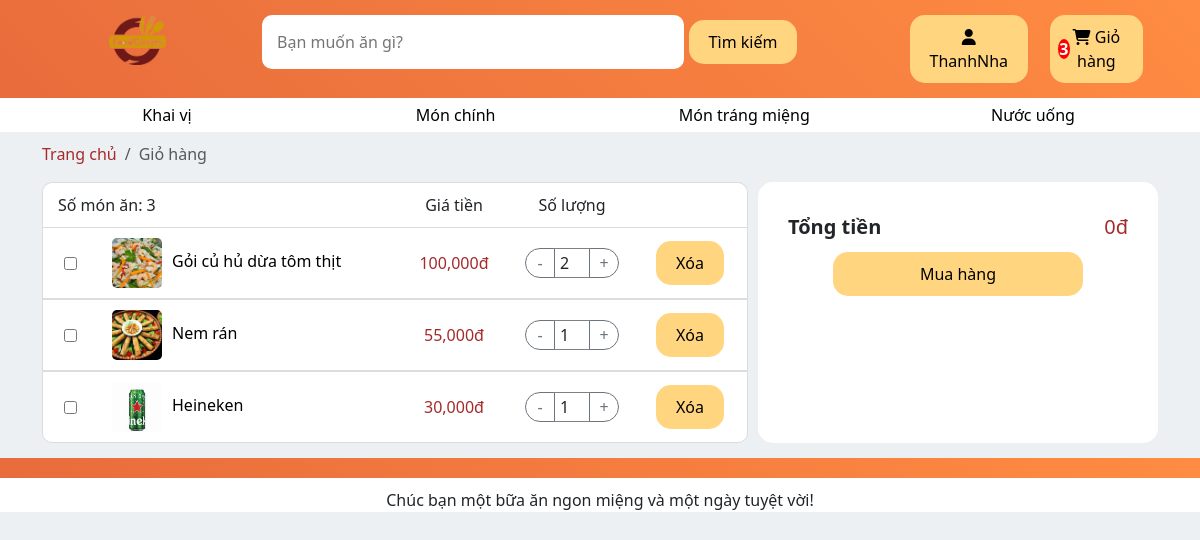
/cart/ (signed in), run on an earlier commit of the app's database.
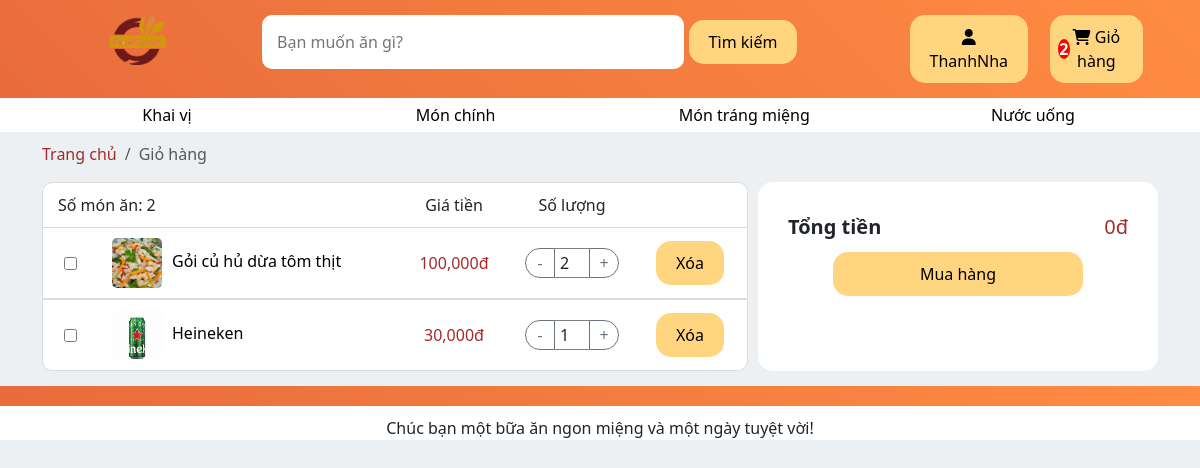
And on a later commit of the database.
### products/models.py (models this page shows, shortened)
class Category_lv1(models.Model):
    UNIT_TYPE_CHOICES = [
        ('Khai vị', 'Khai vị'),
        ('Món chính', 'Món chính'),
        ('Món tráng miệng', 'Món tráng miệng'),
        ('Nước uống', 'Nước uống'),
    ]
    cate_1 = models.CharField(max_length=500, choices=UNIT_TYPE_CHOICES) # Tên phân loại món ăn cấp 1
    def __str__(self) -> str:
        return self.cate_1

class Cart(models.Model):
    cart_customer = models.ForeignKey(User, on_delete=models.SET_NULL, null=True, blank=False) # Khóa ngoại tham chiếu đến user
    cart_product = models.ForeignKey(Product, on_delete=models.SET_NULL, null=True, blank=False) # Khóa ngoại tham chiếu đến món ăn
    cart_product_quantity = models.IntegerField(default=1) # Số lượng của món ăn đó trong giỏ hàng
    is_selected = models.BooleanField(default=False)  # Trạng chọn chọn hoặc không của món ăn
    class Meta:
        unique_together = ('cart_customer', 'cart_product')
    @staticmethod
    def calculate_selected_total(user):
        selected_items = Cart.objects.filter(cart_customer=user, is_selected=True)
        total = sum(item.cart_product.prod_price * item.cart_product_quantity for item in selected_items)
        return total

class Product(models.Model):
    prod_name = models.CharField(max_length=500) # Tên món ăn
    prod_price = models.IntegerField() # Giá món ăn
    prod_cate_lv1 = models.ForeignKey(Category_lv1, on_delete=models.SET_NULL, null=True, blank=False) # Khóa ngoại tham chiếu đến phân loại món ăn cấp 1
    prod_cate_lv2 = models.ForeignKey(Category_lv2, on_delete=models.SET_NULL, null=True, blank=False) # Khóa ngoại tham chiếu đến phân loại món ăn cấp 2
    prod_description = models.CharField(max_length=500,null=True, blank=False) # Thông tin về món ăn
    def formatted_price(self):
        return "{:,.0f}".format(self.prod_price)

### products/views.py (the view)
# urls.py: path('cart/', views.GioHang, name='GioHang'),
def GioHang(request):
    cart_items = []
    images_with_url = []
    if request.user.is_authenticated:
        customer = request.user
        cart_items = Cart.objects.filter(cart_customer=customer)
        for cart_item in cart_items:
            product = cart_item.cart_product
            product.prod_price_formatted = product.formatted_price()
            avatar_image = Product_Image.objects.filter(
                product=product, is_avatar=True
            ).first()  # Lấy ảnh avatar đầu tiên nếu có
            if avatar_image:
                images_with_url.append({
                    'product_id': product.id,
                    'url': avatar_image.ImageURL,
                    'is_avatar': avatar_image.is_avatar,
                })
    total_selected_price = "{:,.0f}".format(Cart.calculate_selected_total(customer))   # Tính tổng tiền các món ăn được chọn
    if not cart_items:
        empty_cart_message = "Bạn chưa bỏ gì vào giỏ hàng"
    else:
        empty_cart_message = ""
    context = {
        'cart_items': cart_items,
        'images': images_with_url,
        'empty_cart_message': empty_cart_message,  # Thêm thông báo nếu giỏ hàng trống
        'total_selected_price': total_selected_price,
    }
    return render(request, 'GioHang.html', context)

### products/context_processors.py (called while the page is built)
def nav_categories(request):
    categories_data = []
    categories_lv1 = Category_lv1.objects.all()
    for cate_lv1 in categories_lv1:
        categories_lv2 = Category_lv2.objects.filter(cate_1=cate_lv1)
        categories_data.append({
            "cate_lv1": cate_lv1,
            "categories_lv2": categories_lv2
        })
    return {
        "categories_data": categories_data
    }

def cart_item_count(request):
    if request.user.is_authenticated:
        customer = request.user
        cart_items = Cart.objects.filter(cart_customer=customer)
        item_count = cart_items.count()  # Số loại sản phẩm trong giỏ hàng
    else:
        item_count = 0  # Người dùng chưa đăng nhập
    return {'cart_item_count': item_count}

### products/models.py (called while the page is built)
    def __str__(self) -> str:
        return self.cate_2

    @property
    def ImageURL(self):
        try:
            url = self.prod_image.url
        except :
            url = ''
        return url

### products/templates/GioHang.html (shortened to what this page needs)
{% extends 'base.html' %}
{% load static %}
{% block content %}
<link rel="stylesheet" href="{% static 'css/GioHang.css'%}">
<section class="bread-crumb">
    <div class="container">
        <nav aria-label="breadcrumb">
            <ol class="breadcrumb">
                <li class="breadcrumb-item"><a href="{% url 'TrangChu' %}">Trang chủ</a></li>
                <li class="breadcrumb-item active" aria-current="page">Giỏ hàng</li>
            </ol>
        </nav>
    </div>
</section>
<section class="container">
    {% if empty_cart_message %}
    <p class="empty-cart-message">{{ empty_cart_message }}</p>
    {% else %}
    <div class="cart-cont">
        <div class="item-list">
            <div class="checkbox-container">
                <div class="row">
                    <div class="col-xl-6">
                        <label for="selectAll">Số món ăn: {{ cart_items|length }}</label>
                    </div>
                    <div class="col-xl-2">
                        <div class="box">Giá tiền</div>
                    </div>
                    <div class="col-xl-2">
                        <div class="box">Số lượng</div>
                    </div>
                    <div class="col-xl-2"></div>
                </div>
            </div>
            {% for item in cart_items %}
            <div class="item-card">
                <div class="row">
                    <div class="col-xl-1 align-item-center justify-content-center">
                        <input type="checkbox" name="options" class="item-checkbox update-cart"
                               data-price="{{ item.cart_product.prod_price }}"
                               data-product="{{ item.cart_product.id }}"
                               data-action="select"
                               {% if item.is_selected %}checked{% endif %}>
                    </div>
                    <div class="col-xl-5 align-item-center">
                        {% with images|default:'' as product_images %}
                        {% for image in product_images %}
                        {% if image.product_id == item.cart_product.id %}
                        <a
                            href="{% url 'product_detail' item.cart_product.prod_cate_lv1 item.cart_product.prod_cate_lv2 item.cart_product.prod_name %}">
                            <img src="{{ image.url }}" alt="Avatar của {{ item.cart_product.prod_name }}"
                                class="avatar-image">{{ item.cart_product.prod_name }}</a>
                        {% endif %}
                        {% endfor %}
                        {% endwith %}
                    </div>
                    <div class="col-xl-2 align-item-center">
                        <p class="inner-price">{{ item.cart_product.prod_price_formatted }}đ</p>
                    </div>
                    <div class="col-xl-2 align-item-center">
                        <div class="quantity-selector">
                            <div class="input-group" style="max-width: 200px;">
                                <button class="btn btn-outline-secondary decrease update-cart" type="button"
                                    data-product={{item.cart_product.id}} data-action="remove">-</button>
                                <input type="number" class="form-control text-center quantity"
                                    value="{{ item.cart_product_quantity }}" min="1" max="100" readonly>
                                <button class="btn btn-outline-secondary increase update-cart" type="button"
                                    data-product={{item.cart_product.id}} data-action="add">+</button>
                            </div>
                        </div>
                    </div>
                    <div class="col-xl-2 align-item-center justify-content-center">
                        <button data-product={{item.cart_product.id}} data-action="remove_all"
                            class="del-btn update-cart">
                            Xóa
                        </button>
                    </div>
                </div>
            </div>
            {% endfor %}
        </div>
        <div class="bill">
            <p class="total">Tổng tiền <span id="grand-total">{{total_selected_price}}đ</span></p>
            <a href="{% url 'DatHang'%}"><button class="cart-btn" id="DatHang">Mua hàng</button></a>
        </div>
    </div>
    {% endif %}
</section>
{% endblock %}

### products/templates/base.html (shortened to what this page needs)
{% load static %}
<!doctype html>
<html lang="en">
<head>
    <link href="https://cdn.jsdelivr.net/npm/bootstrap@5.3.3/dist/css/bootstrap.min.css" rel="stylesheet"
>
    <link rel="stylesheet" href = "{% static 'css/base.css' %}">
</head>
<body>
    <header>
        <div class="container">
            <div class="main-header">
                <div class="row">
                    <div class="col-xl-2">
                        <a href="{% url 'TrangChu' %}">
                            <div class="logo">
                                <img src="{% static 'image\logo.png' %}" alt="Logo">
                            </div>
                        </a>
                    </div>
                    <div class="col-xl-7">
                        <form class="search" method = POST action = "{% url "TimKiem" %}">
                            <input class="search-bar" type="search"
                                placeholder="Bạn muốn ăn gì?" name="searched" required>
                            <button class="search-btn" type="submit">Tìm kiếm</button>
                        </form>
                    </div>
                    <div class="col-xl-3">
                        {% if user.is_authenticated %}
                            <div class="customer">
                                <div class="dropdown">
                                    <button><i class="fa-solid fa-user"></i> {{ user.username }}</button>
                                </div>
                                {% if cart_item_count > 0 %}
                                <p class="qnt_item">{{ cart_item_count }}</p>
                                {% endif %}
                                <button class="cart" onclick="window.location.href = '{% url 'GioHang' %}'">
                                    <i class="fa-solid fa-cart-shopping"></i> Giỏ hàng
                                </button>
                            </div>
                        {% endif %}
                    </div>
                </div>
            </div>
        </div>
    </header>
    <nav>
        <div class="container">
            <ul>
                {% for data in categories_data %}
                    <li class="dropdown">
                        <a href="{% url 'categories_products' data.cate_lv1.cate_1 %}">
                            {{ data.cate_lv1.cate_1 }}
                        </a>
                    </li>
                {% endfor %}
            </ul>
        </div>
    </nav>
    {% block content %}
    {% endblock %}
    <footer>
        <div class = "container">
            <p>Chúc bạn một bữa ăn ngon miệng và một ngày tuyệt vời!</p>
        </div>
    </footer>
</body>
</html>

### static/css/base.css (style rules this page uses)
:root { --background-color1: #EDF0F3; }
* { font-weight: 500; }
body { background-color: var(--background-color1); }
a { text-decoration: none; color: black; }
ul { padding-left: 0px; list-style-type: none; }
header { background: linear-gradient(45deg, #E86C3C, #FF8C42); }
footer { background: white; }
header .main-header { padding: 15px; }
header .main-header .search { padding-left: 20px; }
header .main-header .search .search-bar { width: 70%; padding: 15px 15px; border: none; border-radius: 10px; }
header .main-header .customer { height: 100%; display: flex; justify-content: space-between; padding-left: 10px; align-items: center; }
header .main-header .customer button { margin-left: 10px; }
footer { padding-top: 30px; position: relative; }
footer::before { content: ""; background: linear-gradient(45deg, #E86C3C, #FF8C42); width: 100%; height: 20px; top: 0; position: absolute; }
footer p { text-align: center; margin-bottom: 0px; }
button { padding: 10px 20px; border-radius: 15px; border: none; background: #FFD580; color: black; }
nav { background-color: white; margin-bottom: 10px; }
nav ul { display: flex; justify-content: space-between; margin-bottom: 0px; }
nav ul li { width: 250px; padding: 5px; text-align: center; }
nav ul li a { color: black; width: 100%; }
nav .dropdown { position: relative; display: inline-block; }
.breadcrumb { background-color: #EDF0F3; }
.breadcrumb-item a { color: brown; }
.customer .dropdown { position: relative; display: inline-block; }
.qnt_item { float: right; position: relative; left: 30px; width: 20px; height: 20px; line-height: 20px; border-radius: 50%; background-color: rgb(255, 0, 0); color: white; font-weight: bold; text-align: center; font-size: 16px; margin-left: 0px ; z-index: 100; }
header .main-header .logo { display: flex; justify-content: center; }
header .main-header .logo img { width: 50%; }

### static/css/GioHang.css (style rules this page uses)
.box { text-align: center; }
.cart-cont { display: grid; grid-template-columns: 2fr 1fr; padding-bottom: 15px; gap: 10px; }
.item-list { border-radius: 15px; }
.checkbox-container { padding: 10px; background-color: white; border-radius: 10px 10px 0px 0px; border-top: 1px solid gainsboro; border-left: 1px solid gainsboro; border-right: 1px solid gainsboro; }
.checkbox-container label { margin-left: 5px; padding-right: 150px; }
.item-card { padding: 10px; border: 1px solid gainsboro; background-color: white; border-radius: 0; }
.item-card:last-child { border-bottom-left-radius: 10px; border-bottom-right-radius: 10px; }
.inner-price { color: brown; text-align: center; width: 100px; }
.quantity-selector { display: flex; padding: 0px; gap: 10px; justify-content: space-between; align-items: center; }
.input-group .btn { border-radius: 50%; width: 30px; height: 30px; padding: 0; background-color: ffffff; }
.input-group input { border-radius: 0; text-align: center; padding: 0; border-top: 1px solid gray; border-bottom: 1px solid gray; height: 30px; }
.bill { background-color: white; border-radius: 15px; border: 1px solid ccc; padding: 20px; width: 400px; text-align: center; }
.total { padding: 10px; display: flex; justify-content: space-between; font-size: 20px; font-weight: bold; }
.total span { color: brown; }
.cart-btn { width: 250px; }
.avatar-image { width: 50px; height: 50px; object-fit: cover; border-radius: 5px; margin-right: 10px; }
p { margin-bottom: 0; }
.align-item-center { display: flex; align-items: center; }
.justify-content-center { display: flex; justify-content: center; }

What changed in the data, as far as the page shows it:
removed Cart: cart_product.prod_name "Nem rán", cart_product.prod_price_formatted "55,000", cart_product_quantity "1"
Also different on the page:
{{ cart_item_count }}: "3" → "2"
text written by a page script: "Số món ăn: 3" → "Số món ăn: 2"
